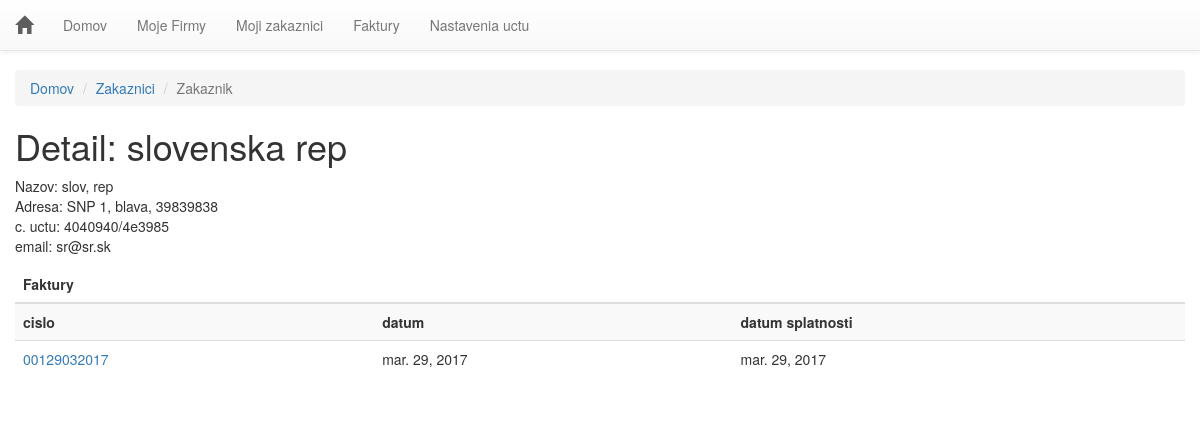
Before: /zakaznik/3/ (signed in) with the older database file.
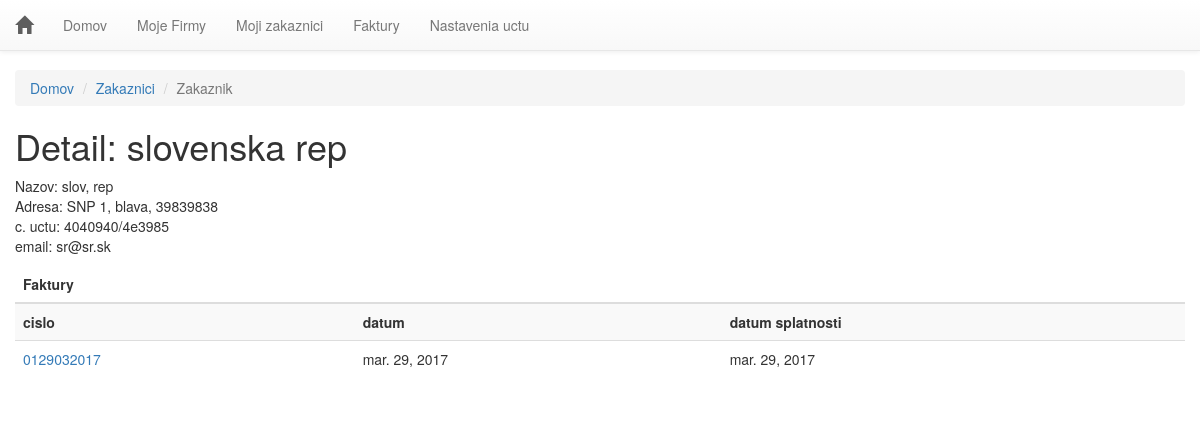
After: the same page with the newer database file.
### invoice/models.py (models this page shows, shortened)
class Faktura(models.Model):
    id = models.AutoField(primary_key=True)
    db_uuid = models.UUIDField(unique=True, default=uuid.uuid4, editable=False)
    owner = models.ForeignKey(Login, blank=False)
    creator = models.ForeignKey(Firma, blank=False)
    created_for = models.ForeignKey(Zakaznik, blank=False)
    cislo_faktury = models.CharField(blank=False, max_length=10)
    datum_vystavenia = models.DateField(blank=False)
    datum_splatnosti = models.DateField(blank=False)
    datum_dodania = models.DateField(blank=False)
    konstantny_symbol = models.CharField(blank=False, max_length=150)
    doprava = models.CharField(blank=True, max_length=150)
    uhradena = models.CharField(choices=[("1", "ano"), ("0", "nie")], max_length=1, default=0)
    komentar = models.TextField(max_length=3000)

### invoice/views.py (the view)
# urls.py: url(r'^zakaznik/(?P<zakaznik_id>\d+)/', views.zakaznik, name='zakaznik'),
@login_required(login_url='/logmein/')
def zakaznik(request, zakaznik_id):
    zakaznik = get_object_or_404(Zakaznik, pk=zakaznik_id)
    zoznam = Faktura.objects.filter(created_for=zakaznik.id)
    t = loader.get_template('invoice/zakaznik.html')
    c = Context({'zakaznik': zakaznik, 'zoznam': zoznam})
    return HttpResponse(t.render(c))

### templates/invoice/zakaznik.html (shortened to what this page needs)
<!DOCTYPE html>
<html>
<head>
    {% include "invoice/head.html" %}
</head>
<body>
{% include "invoice/nav.html" %}
<div class="container-fluid">
    <ol class="breadcrumb">
        <li><a href="/">Domov</a></li>
        <li><a href="{% url 'invoice:zakaznik_all' %}">Zakaznici</a></li>
        <li class="active">Zakaznik</li>
    </ol>
    <h1>Detail: {{zakaznik.nazov}}</h1>
    {% if zoznam %}
    <p>
        Nazov: {{ zakaznik.meno }}, {{ zakaznik.priezvisko }}<br/>
        Adresa: {{zakaznik.adresa_ulica}}, {{ zakaznik.adresa_mesto }}, {{ zakaznik.adresa_psc }}<br/>
        c. uctu: {{zakaznik.cislo_uctu}}<br/>
        email: {{zakaznik.email}}
    </p>
    <div class="table-responsive">
        <table class="table table-striped table-hover">
            <thead>
            <tr>
                <th colspan="3">Faktury</th>
            </tr>
            </thead>
            <tbody>
            <tr>
                <th>cislo</th>
                <th>datum</th>
                <th>datum splatnosti</th>
            </tr>
            {% for x in zoznam.all %}
            <tr>
                <td><a href="{% url 'invoice:detail' x.id %}">{{x.cislo_faktury}}</a></td>
                <td>{{x.datum_vystavenia}}</td>
                <td>{{x.datum_splatnosti}}</td>
            </tr>
            {% endfor %}
            </tbody>
        </table>
    </div>
    {% else %}
    <p>Ziaden zaznam.</p>
    {% endif %}
</div>
</body>
</html>

Changed rows visible on the page:
changed Faktura: cislo_faktury "00129032017" → "0129032017"
